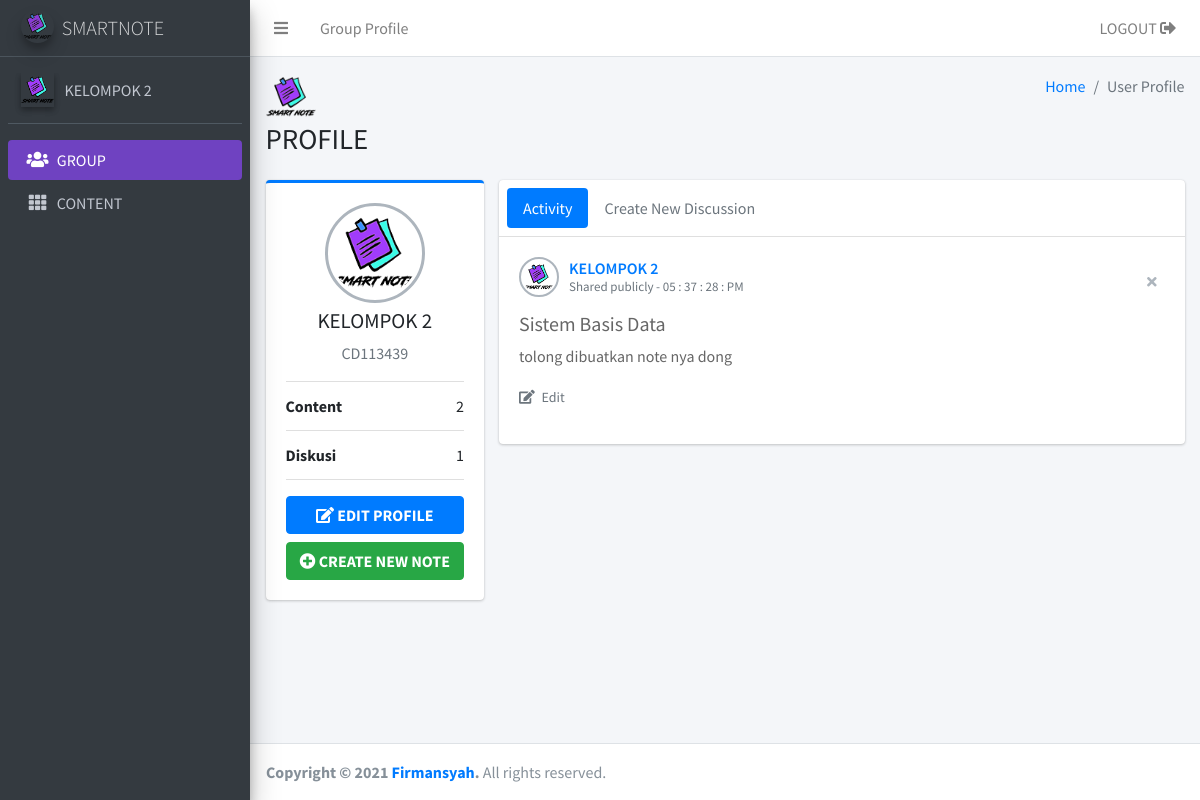
The app's page /client/profile_group.php (signed in) with its own data.
### tables this page shows
CREATE TABLE `group_note` (
  `id_group` varchar(20) NOT NULL,
  `group_name` varchar(50) NOT NULL,
  `group_code` varchar(20) NOT NULL,
  `group_password` varchar(200) NOT NULL
);

CREATE TABLE `diskusi` (
  `id_diskusi` varchar(20) NOT NULL,
  `judul_content` varchar(50) DEFAULT NULL,
  `isi_diskusi` text DEFAULT NULL,
  `tanggal` date NOT NULL,
  `jam` varchar(18) NOT NULL,
  `id_group` varchar(20) DEFAULT NULL
);

### client/profile_group.php (the view, shortened to what this page needs)
<?php
$id = $_SESSION["id_group"];
?>
<?php
include "../config/koneksi.php";
$sql = $pdo->prepare("SELECT * FROM group_note WHERE id_group=:id");
$sql->bindParam(':id', $id);
$sql->execute();
$data = $sql->fetch();
$sql2 = $pdo->prepare("SELECT count(*) FROM content WHERE id_group=:id");
$sql2->bindParam(':id', $id);
$sql2->execute();
$data2 = $sql2->fetchColumn();
$sql3 = $pdo->prepare("SELECT count(*) FROM diskusi WHERE id_group=:id");
$sql3->bindParam(':id', $id);
$sql3->execute();
$data3 = $sql3->fetchColumn();
?>
<!DOCTYPE html>
<html>
<head>
    <link rel="stylesheet" href="../library/plugins/fontawesome-free/css/all.min.css">
    <link rel="stylesheet" href="https://code.ionicframework.com/ionicons/2.0.1/css/ionicons.min.css">
    <link rel="stylesheet" href="../library/dist/css/adminlte.min.css">
</head>
<body class="hold-transition sidebar-mini">
    <div class="wrapper">
        <nav class="main-header navbar navbar-expand navbar-white navbar-light">
            <ul class="navbar-nav">
                <li class="nav-item">
                    <a class="nav-link" data-widget="pushmenu" href="#" role="button"><i class="fas fa-bars"></i></a>
                </li>
                <li class="nav-item d-none d-sm-inline-block">
                    <a href="profile_group.php" class="nav-link">Group Profile</a>
                </li>
            </ul>
            <ul class="navbar-nav ml-auto">
                <li class="nav-item">
                    <a class="nav-link" href="../config/logout.php">LOGOUT <i class="fas fa-sign-out-alt"></i></a>
                </li>
            </ul>
        </nav>
        <aside class="main-sidebar sidebar-dark-primary elevation-4">
            <a href="#this_page_active" class="brand-link">
                <img src="../library/images/logo2.png" alt="smartnote logo" class="brand-image img-circle elevation-3" style="opacity: .8">
                <span class="brand-text font-weight-light">SMARTNOTE</span>
            </a>
            <div class="sidebar">
                <div class="user-panel mt-3 pb-3 mb-3 d-flex">
                    <div class="image">
                        <img src="../library/images/logo2.png" class="elevation-2" alt="User Image">
                    </div>
                    <div class="info">
                        <a href="#ini_adalah_halaman_profile_group" class="d-block"><?php echo $data['group_name']; ?></a>
                    </div>
                </div>
                <nav class="mt-2">
                    <ul class="nav nav-pills nav-sidebar flex-column" data-widget="treeview" role="menu" data-accordion="false">
                        <li class="nav-item">
                            <a href="#ini_adalah_halaman_profile_group" class="nav-link bg-purple">
                                <i class="nav-icon fas fa-users"></i>
                                <p>
                                    GROUP
                                </p>
                            </a>
                        </li>
                        <li class="nav-item">
                            <a href="page-group.php" class="nav-link">
                                <i class="nav-icon fas fa-th"></i>
                                <p>
                                    CONTENT
                                </p>
                            </a>
                        </li>
                    </ul>
                </nav>
            </div>
        </aside>
        <div class="content-wrapper">
            <section class="content-header">
                <div class="container-fluid">
                    <div class="row mb-2">
                        <div class="col-sm-6">
                            <img src="../library/images/logo2.png" height="50" width="50" alt="logo">
                            <h1>PROFILE</h1>
                        </div>
                        <div class="col-sm-6">
                            <ol class="breadcrumb float-sm-right">
                                <li class="breadcrumb-item"><a href="#">Home</a></li>
                                <li class="breadcrumb-item active">User Profile</li>
                            </ol>
                        </div>
                    </div>
                </div>
            </section>
            <section class="content">
                <div class="container-fluid">
                    <div class="row">
                        <div class="col-md-3">
                            <div class="card card-primary card-outline">
                                <div class="card-body box-profile">
                                    <div class="text-center">
                                        <img class="profile-user-img img-fluid img-circle" src="../library/images/logo2.png" alt="User profile picture">
                                    </div>
                                    <h3 class="profile-username text-center"><?php echo $data['group_name']; ?></h3>
                                    <p class="text-muted text-center"><?php echo $data['group_code']; ?></p>
                                    <ul class="list-group list-group-unbordered mb-3">
                                        <li class="list-group-item">
                                            <b>Content</b> <a class="float-right"><?php echo $data2; ?></a>
                                        </li>
                                        <li class="list-group-item">
                                            <b>Diskusi</b> <a class="float-right"><?php echo $data3; ?></a>
                                        </li>
                                    </ul>
                                    <a href="group_edit.php?id=<?php echo $id; ?>" class="btn btn-primary btn-block"><b><i class="fa fa-edit"></i> EDIT PROFILE</b></a>
                                    <a href="page-group.php" class="btn btn-success btn-block"><b><i class="fa fa-plus-circle"></i> CREATE NEW NOTE</b></a>
                                </div>
                            </div>
                        </div>
                        <div class="col-md-9">
                            <div class="card">
                                <div class="card-header p-2">
                                    <ul class="nav nav-pills">
                                        <li class="nav-item"><a class="nav-link active" href="#activity" data-toggle="tab">Activity</a></li>
                                        <li class="nav-item"><a class="nav-link" href="#diskusi" data-toggle="tab">Create New Discussion</a></li>
                                    </ul>
                                </div>
                                <div class="card-body">
                                    <div class="tab-content">
                                        <div class="active tab-pane" id="activity">
                                            <?php
                                            include "../config/koneksi.php";
                                            $query = $pdo->prepare("SELECT * FROM diskusi WHERE id_group=:id ORDER BY tanggal ASC");
                                            $query->bindParam(':id', $id);
                                            $query->execute();
                                            while ($row = $query->fetch()) {
                                            ?>
                                                <div class="post">
                                                    <div class="user-block">
                                                        <img class="img-circle img-bordered-sm" src="../library/images/logo2.png" alt="user image">
                                                        <span class="username">
                                                            <a href="#"><?php echo $data['group_name']; ?></a>
                                                            <a href="../config/proses_hapus_diskusi.php?id=<?php echo $row['id_diskusi']; ?>" class=" float-right btn-tool"><i class="fas fa-times"></i></a>
                                                        </span>
                                                        <span class="description">Shared publicly - <?php echo $row['jam']; ?></span>
                                                    </div>
                                                    <h5><?= $row['judul_content']; ?></h5>
                                                    <p>
                                                        <?= $row['isi_diskusi']; ?>
                                                    </p>
                                                    <p>
                                                        <a href="form_diskusi.php?id=<?php echo $row['id_diskusi']; ?>" class="link-black text-sm mr-2"><i class="fas fa-edit mr-1"></i> Edit</a>
                                                    </p>
                                                </div>
                                            <?php } ?>
                                        </div>
                                    </div>
                                </div>
                            </div>
                        </div>
                    </div>
                </div>
            </section>
        </div>
        <footer class="main-footer">
            <strong>Copyright &copy; 2021 <a href="https://firmansyah.kel4.xyz"> Firmansyah</a>.</strong> All rights reserved.
        </footer>
    </div>
</body>
</html>

### records on screen
group_note: group_name "KELOMPOK 2", group_code "CD113439"
diskusi: id_group.group_name "KELOMPOK 2", jam "05 : 37 : 28 : PM", judul_content "Sistem Basis Data", isi_diskusi "tolong dibuatkan note nya dong"

### other values on screen
$data2 "2"
$data3 "1"
